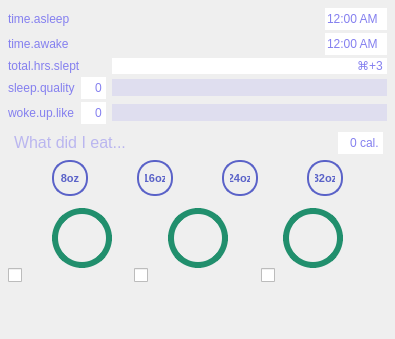
      <widget class="QWidget" name="input">
       <layout class="QVBoxLayout" name="verticalLayout_2">
        <property name="spacing">
         <number>0</number>
        </property>
        <property name="leftMargin">
         <number>8</number>
        </property>
        <property name="topMargin">
         <number>8</number>
        </property>
        <property name="rightMargin">
         <number>8</number>
        </property>
        <property name="bottomMargin">
         <number>8</number>
        </property>
        <item>
         <widget class="QFrame" name="frame">
          <layout class="QHBoxLayout" name="horizontalLayout_3" stretch="0">
           <property name="spacing">
            <number>0</number>
           </property>
           <property name="leftMargin">
            <number>0</number>
           </property>
           <property name="topMargin">
            <number>0</number>
           </property>
           <property name="rightMargin">
            <number>0</number>
           </property>
           <property name="bottomMargin">
            <number>0</number>
           </property>
           <item>
            <widget class="QFrame" name="frame">
             <property name="minimumSize">
              <size>
               <width>245</width>
               <height>0</height>
              </size>
             </property>
             <layout class="QVBoxLayout" name="verticalLayout">
              <property name="spacing">
               <number>0</number>
              </property>
              <property name="leftMargin">
               <number>0</number>
              </property>
              <property name="topMargin">
               <number>0</number>
              </property>
              <property name="rightMargin">
               <number>0</number>
              </property>
              <property name="bottomMargin">
               <number>0</number>
              </property>
              <item>
               <widget class="QFrame" name="frame">
                <property name="sizePolicy">
                 <sizepolicy hsizetype="Preferred" vsizetype="Preferred">
                  <horstretch>0</horstretch>
                  <verstretch>0</verstretch>
                 </sizepolicy>
                </property>
                <layout class="QGridLayout" name="gridLayout_9">
                 <property name="leftMargin">
                  <number>0</number>
                 </property>
                 <property name="topMargin">
                  <number>0</number>
                 </property>
                 <property name="rightMargin">
                  <number>0</number>
                 </property>
                 <property name="bottomMargin">
                  <number>4</number>
                 </property>
                 <property name="horizontalSpacing">
                  <number>6</number>
                 </property>
                 <property name="verticalSpacing">
                  <number>3</number>
                 </property>
                 <item row="1" column="2" alignment="Qt::AlignRight">
                  <widget class="QTimeEdit" name="time_awake">
                   <property name="styleSheet">
                    <string notr="true">
/* ///////////////////////////////////////////////////////////////
QTimeEdit
/////////////////////////////////////////////////////////////// */
QTimeEdit {color:rgb(132,127,239);}
QTimeEdit:hover {color: rgb(152,147,255);}
QTimeEdit:focus {color: rgb(172,167,255);}
</string>
                   </property>
                   <property name="frame">
                    <bool>false</bool>
                   </property>
                   <property name="alignment">
                    <set>Qt::AlignLeading|Qt::AlignLeft|Qt::AlignVCenter</set>
                   </property>
                   <property name="buttonSymbols">
                    <enum>QAbstractSpinBox::NoButtons</enum>
                   </property>
                   <property name="displayFormat">
                    <string>hh:mm AP</string>
                   </property>
                  </widget>
                 </item>
                 <item row="4" column="0">
                  <widget class="QLabel" name="woke_like_lbl">
                   <property name="styleSheet">
                    <string notr="true">
/* ///////////////////////////////////////////////////////////////
QLabel
/////////////////////////////////////////////////////////////// */
QLabel {
font-weight:300;
	color: rgb(132, 127, 239);
}
QLabel:hover {
	color: rgb(162, 157, 255);
}
</string>
                   </property>
                   <property name="text">
                    <string>woke.up.like</string>
                   </property>
                  </widget>
                 </item>
                 <item row="3" column="2">
                  <widget class="QSlider" name="sleep_quality_slider">
                   <property name="minimumSize">
                    <size>
                     <width>0</width>
                     <height>17</height>
                    </size>
                   </property>
                   <property name="styleSheet">
                    <string notr="true">
    /* ///////////////////////////////////////////////////////////////
    QSlider Colors
    /////////////////////////////////////////////////////////////// */
    
    QSlider::handle:horizontal {background:rgb(132,127,239);}
    QSlider::handle:horizontal:hover {background:rgb(162,157,255);}
    QSlider::handle:horizontal:pressed {background:rgb(112,107,219);}
    QSlider::groove:horizontal:hover {background:rgba(132,127,239,0.35);}
    QSlider::groove:horizontal {background:rgba(132,127,239,0.15);}

    </string>
                   </property>
                   <property name="maximum">
                    <number>10</number>
                   </property>
                   <property name="orientation">
                    <enum>Qt::Horizontal</enum>
                   </property>
                  </widget>
                 </item>
                 <item row="4" column="2">
                  <widget class="QSlider" name="woke_up_like_slider">
                   <property name="minimumSize">
                    <size>
                     <width>0</width>
                     <height>17</height>
                    </size>
                   </property>
                   <property name="styleSheet">
                    <string notr="true">
    /* ///////////////////////////////////////////////////////////////
    QSlider Colors
    /////////////////////////////////////////////////////////////// */
    
    QSlider::handle:horizontal {background:rgb(132,127,239);}
    QSlider::handle:horizontal:hover {background:rgb(162,157,255);}
    QSlider::handle:horizontal:pressed {background:rgb(112,107,219);}
    QSlider::groove:horizontal:hover {background:rgba(132,127,239,0.35);}
    QSlider::groove:horizontal {background:rgba(132,127,239,0.15);}

    </string>
                   </property>
                   <property name="maximum">
                    <number>10</number>
                   </property>
                   <property name="orientation">
                    <enum>Qt::Horizontal</enum>
                   </property>
                  </widget>
                 </item>
                 <item row="3" column="0">
                  <widget class="QLabel" name="sleep_quality_lbl">
                   <property name="styleSheet">
                    <string notr="true">
/* ///////////////////////////////////////////////////////////////
QLabel
/////////////////////////////////////////////////////////////// */
QLabel {
font-weight:300;
	color: rgb(132, 127, 239);
}
QLabel:hover {
	color: rgb(162, 157, 255);
}
</string>
                   </property>
                   <property name="text">
                    <string>sleep.quality</string>
                   </property>
                  </widget>
                 </item>
                 <item row="3" column="1">
                  <widget class="QSpinBox" name="sleep_quality">
                   <property name="styleSheet">
                    <string notr="true">
/* ///////////////////////////////////////////////////////////////
QSpinBox
/////////////////////////////////////////////////////////////// */
QSpinBox {color:rgb(132,127,239);}
QSpinBox:hover {color: rgb(192,187,255);}
QSpinBox:focus {color: rgb(162,157,255);}
</string>
                   </property>
                   <property name="frame">
                    <bool>false</bool>
                   </property>
                   <property name="alignment">
                    <set>Qt::AlignRight|Qt::AlignTrailing|Qt::AlignVCenter</set>
                   </property>
                   <property name="buttonSymbols">
                    <enum>QAbstractSpinBox::NoButtons</enum>
                   </property>
                   <property name="suffix">
                    <string/>
                   </property>
                   <property name="minimum">
                    <number>0</number>
                   </property>
                   <property name="maximum">
                    <number>10</number>
                   </property>
                  </widget>
                 </item>
                 <item row="2" column="2">
                  <widget class="QLineEdit" name="total_hours_slept">
                   <property name="styleSheet">
                    <string notr="true">
/* ///////////////////////////////////////////////////////////////
QTimeEdit
/////////////////////////////////////////////////////////////// */
QLineEdit {color:rgb(132,127,239);border:none;}
QLineEdit:hover {color: rgb(152,147,255);border:none;}
QLineEdit:focus {color: rgb(172,167,255);border:none;}
</string>
                   </property>
                   <property name="text">
                    <string>⌘+3</string>
                   </property>
                   <property name="frame">
                    <bool>false</bool>
                   </property>
                   <property name="alignment">
                    <set>Qt::AlignRight|Qt::AlignTrailing|Qt::AlignVCenter</set>
                   </property>
                   <property name="placeholderText">
                    <string>press opt+H to get total hours.</string>
                   </property>
                  </widget>
                 </item>
                 <item row="4" column="1">
                  <widget class="QSpinBox" name="woke_up_like">
                   <property name="styleSheet">
                    <string notr="true">
/* ///////////////////////////////////////////////////////////////
QSpinBox
/////////////////////////////////////////////////////////////// */
QSpinBox {color:rgb(132,127,239);}
QSpinBox:hover {color: rgb(192,187,255);}
QSpinBox:focus {color: rgb(162,157,255);}
</string>
                   </property>
                   <property name="frame">
                    <bool>false</bool>
                   </property>
                   <property name="alignment">
                    <set>Qt::AlignRight|Qt::AlignTrailing|Qt::AlignVCenter</set>
                   </property>
                   <property name="buttonSymbols">
                    <enum>QAbstractSpinBox::NoButtons</enum>
                   </property>
                   <property name="suffix">
                    <string/>
                   </property>
                   <property name="minimum">
                    <number>0</number>
                   </property>
                   <property name="maximum">
                    <number>10</number>
                   </property>
                  </widget>
                 </item>
                 <item row="0" column="2" alignment="Qt::AlignRight">
                  <widget class="QTimeEdit" name="time_asleep">
                   <property name="styleSheet">
                    <string notr="true">
/* ///////////////////////////////////////////////////////////////
QTimeEdit
/////////////////////////////////////////////////////////////// */
QTimeEdit {color:rgb(132,127,239);}
QTimeEdit:hover {color: rgb(152,147,255);}
QTimeEdit:focus {color: rgb(172,167,255);}
</string>
                   </property>
                   <property name="frame">
                    <bool>false</bool>
                   </property>
                   <property name="alignment">
                    <set>Qt::AlignLeading|Qt::AlignLeft|Qt::AlignVCenter</set>
                   </property>
                   <property name="buttonSymbols">
                    <enum>QAbstractSpinBox::NoButtons</enum>
                   </property>
                   <property name="displayFormat">
                    <string>hh:mm AP</string>
                   </property>
                  </widget>
                 </item>
                 <item row="0" column="0" colspan="2">
                  <widget class="QLabel" name="label">
                   <property name="styleSheet">
                    <string notr="true">
/* ///////////////////////////////////////////////////////////////
QLabel
/////////////////////////////////////////////////////////////// */
QLabel {
font-weight:300;
	color: rgb(132, 127, 239);
}
QLabel:hover {
	color: rgb(162, 157, 255);
}
</string>
                   </property>
                   <property name="text">
                    <string>time.asleep</string>
                   </property>
                  </widget>
                 </item>
                 <item row="1" column="0" colspan="2">
                  <widget class="QLabel" name="label_2">
                   <property name="styleSheet">
                    <string notr="true">
/* ///////////////////////////////////////////////////////////////
QLabel
/////////////////////////////////////////////////////////////// */
QLabel {
font-weight:300;
	color: rgb(132, 127, 239);
}
QLabel:hover {
	color: rgb(162, 157, 255);
}
</string>
                   </property>
                   <property name="text">
                    <string>time.awake</string>
                   </property>
                  </widget>
                 </item>
                 <item row="2" column="0" colspan="2">
                  <widget class="QLabel" name="label_3">
                   <property name="styleSheet">
                    <string notr="true">
/* ///////////////////////////////////////////////////////////////
QLabel
/////////////////////////////////////////////////////////////// */
QLabel {
font-weight:300;
	color: rgb(132, 127, 239);
}
QLabel:hover {
	color: rgb(162, 157, 255);
}
</string>
                   </property>
                   <property name="text">
                    <string>total.hrs.slept</string>
                   </property>
                  </widget>
                 </item>
                </layout>
               </widget>
              </item>
              <item>
               <widget class="QFrame" name="diet_input_frame">
                <layout class="QGridLayout" name="gridLayout_12">
                 <property name="leftMargin">
                  <number>4</number>
                 </property>
                 <property name="topMargin">
                  <number>4</number>
                 </property>
                 <property name="rightMargin">
                  <number>4</number>
                 </property>
                 <property name="bottomMargin">
                  <number>4</number>
                 </property>
                 <property name="horizontalSpacing">
                  <number>0</number>
                 </property>
                 <item row="2" column="0" colspan="2">
                  <widget class="QFrame" name="frame_2">
                   <property name="styleSheet">
                    <string notr="true">QFrame {background: transparent;}
QPushButton {
color:rgb(90,98,200);
font-weight:bold;
font-size:8pt;
border-radius: 17px;
padding: 6px;
min-width: 20px;
max-width: 20px;
min-height: 20px;
max-height: 20px;
border:2px solid rgb(90,98,200);
}

QPushButton:hover {
color: rgb(62, 59, 120);
margin-top:1px;
margin-left:1px;
border-color:rgb(120,128,230);
background-color: rgb(120,128,230);
}

QPushButton:pressed {
color: transparent;
image: url(:/newPrefix/drankydrankChunks.png);
margin: 0px;
padding:0px;
border-color:rgb(90,98,200);
background-color: rgb(90,98,200);
/*background-color: rgb(40,48,150);*/
}        </string>
                   </property>
                   <layout class="QGridLayout" name="gridLayout_10">
                    <property name="leftMargin">
                     <number>0</number>
                    </property>
                    <property name="topMargin">
                     <number>0</number>
                    </property>
                    <property name="rightMargin">
                     <number>0</number>
                    </property>
                    <property name="bottomMargin">
                     <number>0</number>
                    </property>
                    <property name="horizontalSpacing">
                     <number>9</number>
                    </property>
                    <property name="verticalSpacing">
                     <number>0</number>
                    </property>
                    <item row="0" column="8">
                     <spacer name="horizontalSpacer_3">
                      <property name="orientation">
                       <enum>Qt::Horizontal</enum>
                      </property>
                      <property name="sizeHint" stdset="0">
                       <size>
                        <width>40</width>
                        <height>20</height>
                       </size>
                      </property>
                     </spacer>
                    </item>
                    <item row="0" column="0">
                     <spacer name="horizontalSpacer_4">
                      <property name="orientation">
                       <enum>Qt::Horizontal</enum>
                      </property>
                      <property name="sizeHint" stdset="0">
                       <size>
                        <width>40</width>
                        <height>20</height>
                       </size>
                      </property>
                     </spacer>
                    </item>
                    <item row="0" column="5">
                     <widget class="QPushButton" name="twenty_four_ounce_cup">
                      <property name="text">
                       <string>24oz</string>
                      </property>
                     </widget>
                    </item>
                    <item row="0" column="4">
                     <spacer name="horizontalSpacer_6">
                      <property name="orientation">
                       <enum>Qt::Horizontal</enum>
                      </property>
                      <property name="sizeHint" stdset="0">
                       <size>
                        <width>40</width>
                        <height>20</height>
                       </size>
                      </property>
                     </spacer>
                    </item>
                    <item row="0" column="3">
                     <widget class="QPushButton" name="sixteen_ounce_cup">
                      <property name="text">
                       <string>16oz</string>
                      </property>
                     </widget>
                    </item>
                    <item row="0" column="1">
                     <widget class="QPushButton" name="eight_ounce_cup">
                      <property name="styleSheet">
                       <string notr="true"/>
                      </property>
                      <property name="text">
                       <string>8oz</string>
                      </property>
                     </widget>
                    </item>
                    <item row="0" column="7">
                     <widget class="QPushButton" name="thirty_two_ounce_cup">
                      <property name="text">
                       <string>32oz</string>
                      </property>
                     </widget>
                    </item>
                    <item row="0" column="2">
                     <spacer name="horizontalSpacer_5">
                      <property name="orientation">
                       <enum>Qt::Horizontal</enum>
                      </property>
                      <property name="sizeHint" stdset="0">
                       <size>
                        <width>40</width>
                        <height>20</height>
                       </size>
                      </property>
                     </spacer>
                    </item>
                    <item row="0" column="6">
                     <spacer name="horizontalSpacer_7">
                      <property name="orientation">
                       <enum>Qt::Horizontal</enum>
                      </property>
                      <property name="sizeHint" stdset="0">
                       <size>
                        <width>40</width>
                        <height>20</height>
                       </size>
                      </property>
                     </spacer>
                    </item>
                   </layout>
                  </widget>
                 </item>
                 <item row="0" column="1">
                  <widget class="QSpinBox" name="calories">
                   <property name="maximumSize">
                    <size>
                     <width>45</width>
                     <height>16777215</height>
                    </size>
                   </property>
                   <property name="styleSheet">
                    <string notr="true">
/* ///////////////////////////////////////////////////////////////
QTimeEdit
/////////////////////////////////////////////////////////////// */
QSpinBox {color:rgb(132,127,239);}
QSpinBox:hover {color: rgb(152,147,255);}
QSpinBox:focus {color: rgb(172,167,255);}
</string>
                   </property>
                   <property name="frame">
                    <bool>false</bool>
                   </property>
                   <property name="alignment">
                    <set>Qt::AlignRight|Qt::AlignTrailing|Qt::AlignVCenter</set>
                   </property>
                   <property name="buttonSymbols">
                    <enum>QAbstractSpinBox::NoButtons</enum>
                   </property>
                   <property name="suffix">
                    <string> cal.</string>
                   </property>
                   <property name="maximum">
                    <number>2000</number>
                   </property>
                   <property name="singleStep">
                    <number>10</number>
                   </property>
                  </widget>
                 </item>
                 <item row="0" column="0">
                  <widget class="QLineEdit" name="food_eaten">
                   <property name="minimumSize">
                    <size>
                     <width>155</width>
                     <height>0</height>
                    </size>
                   </property>
                   <property name="toolTip">
                    <string>Input food eaten or shake drank!</string>
                   </property>
                   <property name="styleSheet">
                    <string notr="true">QLineEdit {
    border:none;
	font-size:12pt;
font-weight:12;
	color: rgb(133, 125, 239);
    background: transparent;
}
QLineEdit:hover {
border:none;
}
QLineEdit:focus {
border:none;
}
</string>
                   </property>
                   <property name="frame">
                    <bool>false</bool>
                   </property>
                   <property name="placeholderText">
                    <string>What did I eat...</string>
                   </property>
                   <property name="clearButtonEnabled">
                    <bool>true</bool>
                   </property>
                  </widget>
                 </item>
                </layout>
               </widget>
              </item>
              <item>
               <widget class="QFrame" name="commit_container">
                <property name="styleSheet">
                 <string notr="true">QPushButton {
color: rgb(33,143,109);
font-size:9pt;
padding:4px;
border-radius: 30px;
min-width: 40px;
max-width: 40px;
min-height: 40px;
max-height: 40px;
border:6px solid rgb(33,143,109);
}
QPushButton:hover {
color:rgb(13,123,89);
padding:4px;
background-color: rgb(73,183,149);
border:6px solid rgb(73,183,149);
}
QPushButton:pressed {
color: #fff;
font-weight:bold;
padding:4px;
background-color:rgb(13, 123, 83);
border:6px solid rgb(13, 123, 83);
}</string>
                </property>
                <layout class="QHBoxLayout" name="horizontalLayout">
                 <property name="spacing">
                  <number>12</number>
                 </property>
                 <property name="leftMargin">
                  <number>0</number>
                 </property>
                 <property name="topMargin">
                  <number>8</number>
                 </property>
                 <property name="rightMargin">
                  <number>0</number>
                 </property>
                 <property name="bottomMargin">
                  <number>0</number>
                 </property>
                 <item>
                  <spacer name="horizontalSpacer">
                   <property name="orientation">
                    <enum>Qt::Horizontal</enum>
                   </property>
                   <property name="sizeHint" stdset="0">
                    <size>
                     <width>40</width>
                     <height>20</height>
                    </size>
                   </property>
                  </spacer>
                 </item>
                 <item>
                  <widget class="QPushButton" name="shower_c">
                   <property name="styleSheet">
                    <string notr="true">QPushButton {
image:url(:/newPrefix/shower.png);

}

QPushButton:pressed {
image: url(:/newPrefix/showerHover.png);

}

QPushButton:hover {

image:url(:/newPrefix/Mac App icon 30.png);

}        
</string>
                   </property>
                   <property name="text">
                    <string/>
                   </property>
                   <property name="iconSize">
                    <size>
                     <width>24</width>
                     <height>24</height>
                    </size>
                   </property>
                   <property name="checkable">
                    <bool>false</bool>
                   </property>
                   <property name="flat">
                    <bool>true</bool>
                   </property>
                  </widget>
                 </item>
                 <item>
                  <spacer name="horizontalSpacer_9">
                   <property name="orientation">
                    <enum>Qt::Horizontal</enum>
                   </property>
                   <property name="sizeHint" stdset="0">
                    <size>
                     <width>40</width>
                     <height>20</height>
                    </size>
                   </property>
                  </spacer>
                 </item>
                 <item>
                  <widget class="QPushButton" name="teeth_commit">
                   <property name="styleSheet">
                    <string notr="true">QPushButton {
image:url(:/newPrefix/teeth.png);

}

QPushButton:pressed {
image:url(:/newPrefix/teethHover.png);

}

QPushButton:hover {

image:url(:/newPrefix/teethPressed.png);

}        
</string>
                   </property>
                   <property name="text">
                    <string/>
                   </property>
                   <property name="iconSize">
                    <size>
                     <width>24</width>
                     <height>24</height>
                    </size>
                   </property>
                   <property name="checkable">
                    <bool>false</bool>
                   </property>
                   <property name="flat">
                    <bool>true</bool>
                   </property>
                  </widget>
                 </item>
                 <item>
                  <spacer name="horizontalSpacer_8">
                   <property name="orientation">
                    <enum>Qt::Horizontal</enum>
                   </property>
                   <property name="sizeHint" stdset="0">
                    <size>
                     <width>40</width>
                     <height>20</height>
                    </size>
                   </property>
                  </spacer>
                 </item>
                 <item>
                  <widget class="QPushButton" name="yoga_commit">
                   <property name="styleSheet">
                    <string notr="true">QPushButton {
image:url(:/newPrefix/yogasd.png);

}

QPushButton:pressed {
image: url(:/newPrefix/yogaHover.png);

}

QPushButton:hover {

image:url(:/newPrefix/basics2Wh.png);

}        

</string>
                   </property>
                   <property name="text">
                    <string/>
                   </property>
                   <property name="iconSize">
                    <size>
                     <width>24</width>
                     <height>24</height>
                    </size>
                   </property>
                   <property name="checkable">
                    <bool>false</bool>
                   </property>
                   <property name="flat">
                    <bool>true</bool>
                   </property>
                  </widget>
                 </item>
                 <item>
                  <spacer name="horizontalSpacer_2">
                   <property name="orientation">
                    <enum>Qt::Horizontal</enum>
                   </property>
                   <property name="sizeHint" stdset="0">
                    <size>
                     <width>40</width>
                     <height>20</height>
                    </size>
                   </property>
                  </spacer>
                 </item>
                </layout>
               </widget>
              </item>
              <item>
               <widget class="QFrame" name="hide_check_frame">
                <layout class="QHBoxLayout" name="horizontalLayout_2">
                 <property name="spacing">
                  <number>0</number>
                 </property>
                 <property name="leftMargin">
                  <number>0</number>
                 </property>
                 <property name="topMargin">
                  <number>0</number>
                 </property>
                 <property name="rightMargin">
                  <number>0</number>
                 </property>
                 <property name="bottomMargin">
                  <number>8</number>
                 </property>
                 <item>
                  <widget class="QCheckBox" name="shower_check">
                   <property name="text">
                    <string/>
                   </property>
                  </widget>
                 </item>
                 <item>
                  <widget class="QCheckBox" name="tooth_check">
                   <property name="text">
                    <string/>
                   </property>
                  </widget>
                 </item>
                 <item>
                  <widget class="QCheckBox" name="exerc_check">
                   <property name="text">
                    <string/>
                   </property>
                  </widget>
                 </item>
                </layout>
               </widget>
              </item>
              <item>
               <spacer name="verticalSpacer">
                <property name="orientation">
                 <enum>Qt::Vertical</enum>
                </property>
                <property name="sizeHint" stdset="0">
                 <size>
                  <width>20</width>
                  <height>40</height>
                 </size>
                </property>
               </spacer>
              </item>
             </layout>
            </widget>
           </item>
          </layout>
         </widget>
        </item>
       </layout>
      </widget>
